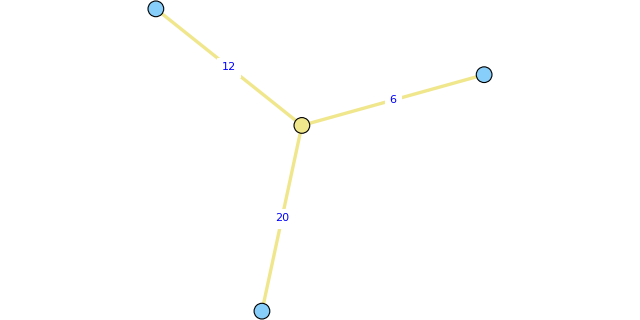

Recreate this plot in Python.
from sage_cluster_pictures import *
K = Qp(7,150)
x = polygen(K)
L = K.extension(x**2 + 1, names='a')
x = polygen(L)
L2 = L.extension(x**2 - 7, names='b')
x = polygen(L2)
H = HyperellipticCurve((x**2+7**2)*(x**2-7**(15))*(x-7**6)*(x-7**6-7**9))
R = Cluster.from_curve(H)
g = R.BY_tree()
sphinx_plot(g.plot(), figsize=(8,4), aspect_ratio=1)
